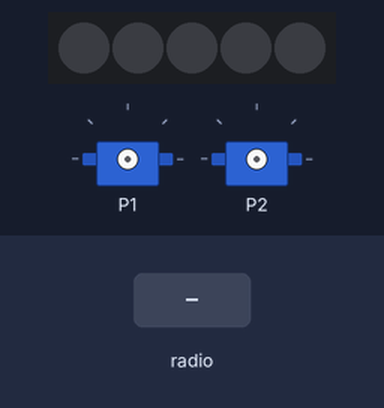
Bench run of a program on a simulated BBC micro:bit (MakeCode). Parts: 5 RGB LEDs in strip order, left to right, 2 × servo. Inputs (shaded band) come from the test bench. Dim RGB values are drawn brighter than linear.

Above: at 1.2 s.
1.3 s: radio message "A" arrives
At 1.6 s:
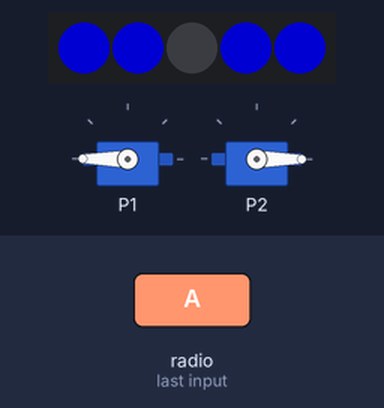
2.8 s: radio message "B" arrives
At 3.9 s:
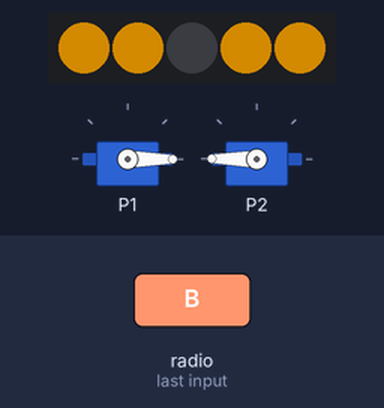
4.3 s: radio message "C" arrives
At 5.1 s:
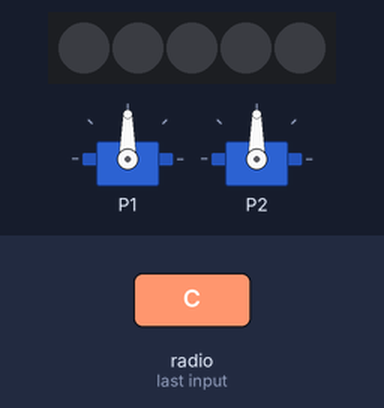
Timing chart, 0 to 7.3 s (numbered marks = the images above; inputs shaded):
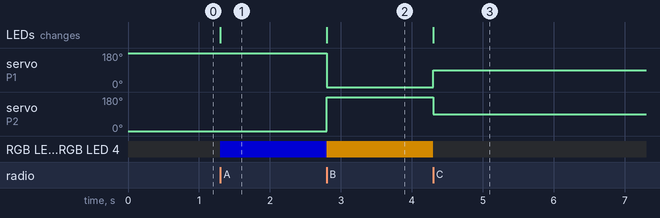

Measured:
- after the input at 1.3 s, RGB LED 0, RGB LED 1, RGB LED 3, RGB LED 4: off → RGB(0, 0, 127) at once; the LEDs: change at once (image 1)
- after the input at 2.8 s, servo on P1: 180° → 0° at once; servo on P2: 0° → 180° at once; RGB LED 0, RGB LED 1, RGB LED 3, RGB LED 4: RGB(0, 0, 127) → RGB(127, 82, 0) at once; the LEDs: change at once (image 2)
- after the input at 4.3 s, servo on P1: 0° → 90° at once; servo on P2: 180° → 90° at once; RGB LED 0, RGB LED 1, RGB LED 3, RGB LED 4: RGB(127, 82, 0) → off at once; the LEDs: change at once (image 3)

The program:

main.ts
```typescript
radio.onReceivedString(function (receivedString) {
    if (receivedString == "A") {
        Pixel_Array.range(0, 2).showColor(neopixel.colors(NeoPixelColors.Blue))
        Pixel_Array.range(3, 2).showColor(neopixel.colors(NeoPixelColors.Blue))
        pins.servoWritePin(AnalogPin.P1, 180)
        pins.servoWritePin(AnalogPin.P2, 0)
    } else {
        if (receivedString == "B") {
            Pixel_Array.range(0, 2).showColor(neopixel.colors(NeoPixelColors.Orange))
            Pixel_Array.range(3, 2).showColor(neopixel.colors(NeoPixelColors.Orange))
            pins.servoWritePin(AnalogPin.P1, 0)
            pins.servoWritePin(AnalogPin.P2, 180)
        } else {
            if (receivedString == "C") {
                Pixel_Array.clear()
                Pixel_Array.show()
                pins.servoWritePin(AnalogPin.P1, 90)
                pins.servoWritePin(AnalogPin.P2, 90)
            }
        }
    }
})
let Pixel_Array: neopixel.Strip = null
radio.setGroup(1)
Pixel_Array = neopixel.create(DigitalPin.P0, 5, NeoPixelMode.RGB)
```

test.ts
```typescript
// テストはここに来ます。このパッケージが拡張機能として使用されるときにはコンパイルされません。
```
